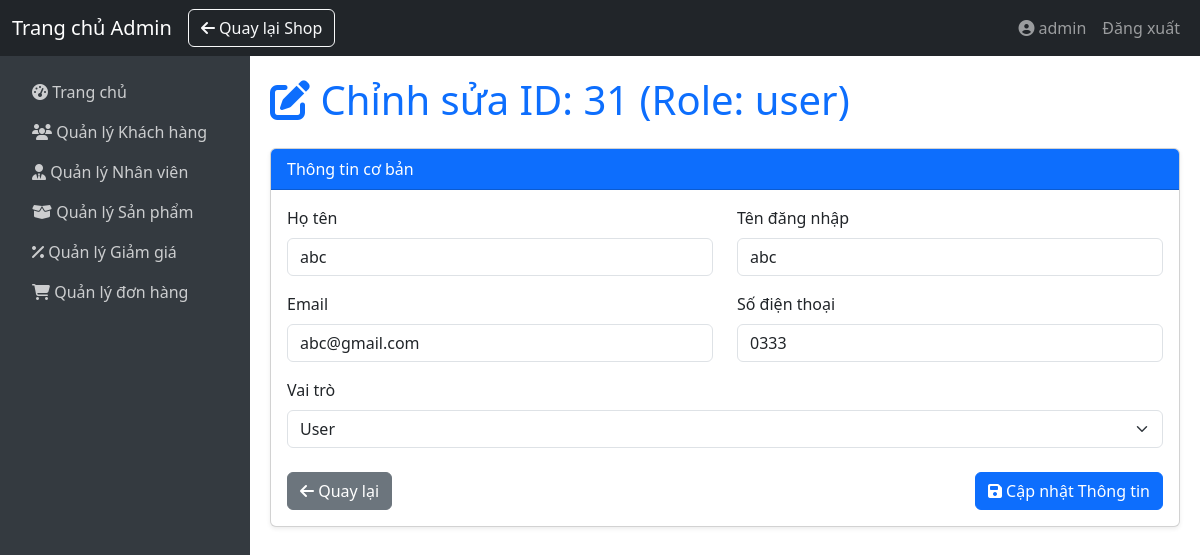
The app's page /index.php?action=admin/users/edit&id=31 (signed in) with its own data.
### tables this page shows
CREATE TABLE `users` (
  `id` int(11) NOT NULL,
  `fullname` varchar(32) NOT NULL,
  `username` varchar(50) NOT NULL,
  `password` varchar(255) NOT NULL,
  `email` varchar(100) NOT NULL,
  `phone` varchar(15) NOT NULL,
  `total_spent` decimal(15,2) NOT NULL DEFAULT 0.00,
  `role` enum('admin','user') NOT NULL DEFAULT 'user',
  `status` tinyint(1) NOT NULL DEFAULT 0,
  `level` enum('Diamond','Gold','Silver','Common') NOT NULL DEFAULT 'Common',
  `created_at` timestamp NOT NULL DEFAULT current_timestamp(),
  `updated_at` timestamp NOT NULL DEFAULT current_timestamp() ON UPDATE current_timestamp()
);

### model/User.php (called while the page is built, shortened)
<?php
class User {
    private PDO $pdo;
    public function __construct(PDO $pdo) {
        $this->pdo = $pdo;
    }
    public function getById(int $id): ?array {
        $stmt = $this->pdo->prepare("SELECT * FROM users WHERE id = ? LIMIT 1");
        $stmt->execute([$id]);
        $user = $stmt->fetch();
        return $user ? $user : null;
    }
}

### view/admin/userEdit.php (the view, shortened to what this page needs)
<?php
include __DIR__ . "/components/header.php";
include __DIR__ . "/components/navbar.php";
include __DIR__ . "/components/sidebar.php";
?>
    <div class="main-content">
        <h1 class="mb-4 text-primary">
            <i class="fa-solid fa-edit"></i> Chỉnh sửa ID: <?= htmlspecialchars($user['id']) ?> (Role: <?= htmlspecialchars($user['role'] ?? 'N/A') ?>)
        </h1>
        <div class="card shadow-sm">
            <div class="card-header bg-primary text-white">
                Thông tin cơ bản
            </div>
            <div class="card-body">
                <form action="/php-pj/index.php?action=admin/users/update" method="POST">
                    <div class="row">
                        <div class="col-md-6 mb-3">
                            <label for="fullname" class="form-label">Họ tên</label>
                            <input type="text" class="form-control" id="fullname" name="fullname"
                                value="<?= htmlspecialchars($user['fullname'] ?? '') ?>" required>
                        </div>
                        <div class="col-md-6 mb-3">
                            <label for="username" class="form-label">Tên đăng nhập</label>
                            <input type="text" class="form-control" id="username" name="username"
                                value="<?= htmlspecialchars($user['username'] ?? '') ?>" required>
                        </div>
                    </div>
                    <div class="row">
                        <div class="col-md-6 mb-3">
                            <label for="email" class="form-label">Email</label>
                            <input type="email" class="form-control" id="email" name="email"
                                value="<?= htmlspecialchars($user['email'] ?? '') ?>">
                        </div>
                        <div class="col-md-6 mb-3">
                            <label for="phone" class="form-label">Số điện thoại</label>
                            <input type="text" class="form-control" id="phone" name="phone"
                                value="<?= htmlspecialchars($user['phone'] ?? '') ?>">
                        </div>
                    </div>
                    <div class="mb-3">
                        <label for="role" class="form-label">Vai trò</label>
                        <select class="form-select" id="role" name="role" required>
                            <?php $currentRole = $user['role'] ?? 'user';?>
                            <option value="user" <?= $currentRole === 'user' ? 'selected' : '' ?>>
                                User
                            </option>
                        </select>
                    </div>
                    <div class="d-flex justify-content-between mt-4">
                        <a href="/php-pj/index.php?action=admin/users" class="btn btn-secondary">
                            <i class="fa-solid fa-arrow-left"></i> Quay lại
                        </a>
                        <button type="submit" class="btn btn-primary">
                            <i class="fa-solid fa-save"></i> Cập nhật Thông tin
                        </button>
                    </div>
                </form>
            </div>
        </div>
    </div>
</div>
</body>
</html>

### view/admin/components/header.php (style rules this page uses)
body { min-height: 100vh; display: flex; flex-direction: column; }
.main-content { flex: 1; padding: 20px; }

### records on screen
users: id "31", role "user", fullname "abc", username "abc", email "abc@gmail.com", phone "0333", role "User"

### other values on screen
$_SESSION['user']['username'] "admin"
